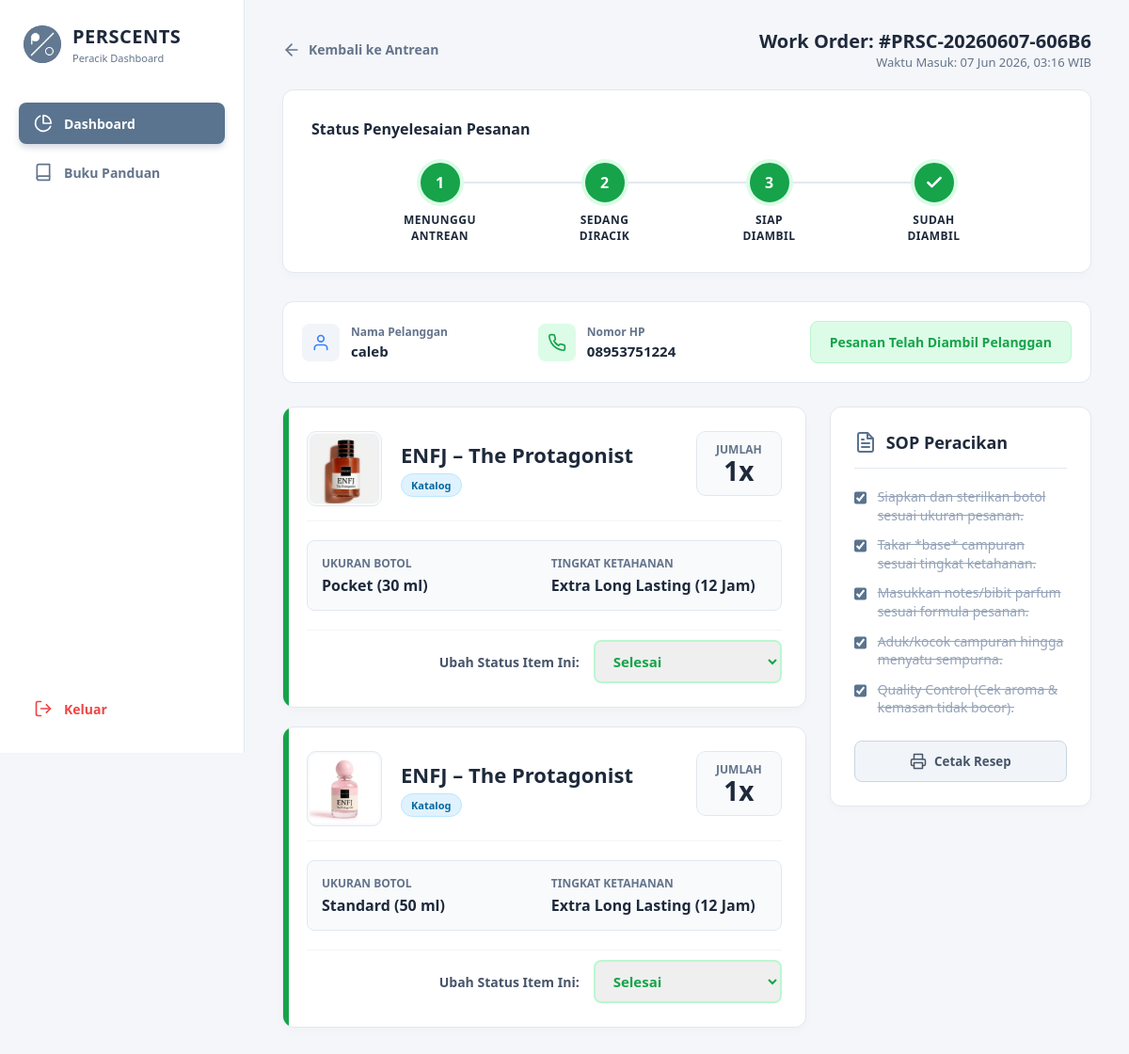
The app's page /peracik/detail_pesanan.php?id=107 with its own data.
### tables this page shows
CREATE TABLE IF NOT EXISTS `pesanan` (
  `id` int(11) NOT NULL AUTO_INCREMENT,
  `kode_pesanan` varchar(30) DEFAULT NULL,
  `user_id` int(11) DEFAULT NULL,
  `nama_pemesan` varchar(100) NOT NULL,
  `no_hp` varchar(20) DEFAULT NULL,
  `total_harga` int(11) NOT NULL DEFAULT '0',
  `diskon` int(11) DEFAULT '0',
  `status` enum('pending','lunas','siap_diambil','selesai','dibatalkan') NOT NULL DEFAULT 'pending',
  `status_pengambilan` enum('belum_diambil','diambil') NOT NULL DEFAULT 'belum_diambil',
  `metode_bayar` varchar(30) DEFAULT 'QRIS',
  `bukti_pembayaran` varchar(255) DEFAULT NULL,
  `tenggat_selesai` datetime DEFAULT NULL,
  `created_at` timestamp NULL DEFAULT CURRENT_TIMESTAMP,
  `updated_at` timestamp NULL DEFAULT CURRENT_TIMESTAMP ON UPDATE CURRENT_TIMESTAMP,
  PRIMARY KEY (`id`),
  UNIQUE KEY `kode_pesanan` (`kode_pesanan`),
  KEY `user_id` (`user_id`),
  CONSTRAINT `pesanan_ibfk_1` FOREIGN KEY (`user_id`) REFERENCES `users` (`id`) ON DELETE SET NULL
);

CREATE TABLE IF NOT EXISTS `detail_pesanan` (
  `id` int(11) NOT NULL AUTO_INCREMENT,
  `pesanan_id` int(11) NOT NULL,
  `produk_id` int(11) DEFAULT NULL,
  `nama_parfum` varchar(150) NOT NULL,
  `tipe` enum('collection','custom') NOT NULL,
  `id_ketahanan` int(11) NOT NULL,
  `id_ukuran` int(11) NOT NULL,
  `notes_dipilih` varchar(255) DEFAULT NULL,
  `jumlah` int(11) NOT NULL DEFAULT '1',
  `subtotal` int(11) NOT NULL DEFAULT '0',
  `status_racik` enum('menunggu','diracik','selesai') NOT NULL DEFAULT 'menunggu',
  PRIMARY KEY (`id`),
  KEY `pesanan_id` (`pesanan_id`),
  KEY `id_ketahanan` (`id_ketahanan`),
  KEY `id_ukuran` (`id_ukuran`),
  CONSTRAINT `detail_pesanan_ibfk_1` FOREIGN KEY (`pesanan_id`) REFERENCES `pesanan` (`id`) ON DELETE CASCADE,
  CONSTRAINT `detail_pesanan_ibfk_2` FOREIGN KEY (`id_ketahanan`) REFERENCES `mst_ketahanan` (`id`),
  CONSTRAINT `detail_pesanan_ibfk_3` FOREIGN KEY (`id_ukuran`) REFERENCES `mst_ukuran` (`id`)
);

CREATE TABLE IF NOT EXISTS `produk_collection` (
  `id` int(11) NOT NULL AUTO_INCREMENT,
  `nama` varchar(150) NOT NULL,
  `deskripsi` text,
  `harga_dasar` int(11) NOT NULL DEFAULT '150000',
  `kategori` enum('pria','wanita','anak') NOT NULL,
  `tipe` enum('mbti','karakter') NOT NULL,
  `gambar` varchar(255) DEFAULT NULL,
  `stok` int(11) NOT NULL DEFAULT '100',
  `foto` varchar(255) DEFAULT NULL,
  PRIMARY KEY (`id`)
);

CREATE TABLE IF NOT EXISTS `mst_ukuran` (
  `id` int(11) NOT NULL AUTO_INCREMENT,
  `nama` varchar(50) NOT NULL,
  `ml` int(11) NOT NULL,
  `deskripsi` varchar(50) NOT NULL DEFAULT '',
  `tambahan_harga` int(11) DEFAULT '0',
  PRIMARY KEY (`id`)
);

CREATE TABLE IF NOT EXISTS `mst_ketahanan` (
  `id` int(11) NOT NULL AUTO_INCREMENT,
  `nama` varchar(50) NOT NULL,
  `durasi` varchar(20) DEFAULT NULL,
  `deskripsi` varchar(255) DEFAULT NULL,
  `tambahan_harga` int(11) DEFAULT '0',
  PRIMARY KEY (`id`)
);

### config/koneksi.php (called while the page is built, shortened)
<?php
$base_url = "http://localhost/perscents";
?>

### peracik/detail_pesanan.php (the view, shortened to what this page needs)
<?php
require_once '../config/koneksi.php';
$id_pesanan = isset($_GET['id']) ? (int)$_GET['id'] : 0;
$queryPesanan = mysqli_query($conn, "SELECT * FROM pesanan WHERE id = $id_pesanan");
$pesanan = mysqli_fetch_assoc($queryPesanan);
$queryDetail = mysqli_query($conn, "
    SELECT
        dp.*,
        pc.foto as foto_collection,
        mk.nama as nama_ketahanan, mk.durasi,
        mu.nama as nama_ukuran, mu.ml
    FROM detail_pesanan dp
    LEFT JOIN produk_collection pc ON dp.produk_id = pc.id
    LEFT JOIN mst_ketahanan mk ON dp.id_ketahanan = mk.id
    LEFT JOIN mst_ukuran mu ON dp.id_ukuran = mu.id
    WHERE dp.pesanan_id = $id_pesanan
");
$items = [];
$semua_selesai = true;
$ada_yang_diracik = false;
$jumlah_selesai = 0;
if($queryDetail && mysqli_num_rows($queryDetail) > 0) {
    while($row = mysqli_fetch_assoc($queryDetail)) {
        $items[] = $row;
        if($row['status_racik'] !== 'selesai') {
            $semua_selesai = false;
        } else {
            $jumlah_selesai++;
        }
    }
} else {
    $semua_selesai = false;
}
$jumlah_item = count($items);
$step1_active = 'active';
$step2_active = ($ada_yang_diracik || $jumlah_selesai > 0) ? 'active' : '';
$step3_active = ($semua_selesai && $jumlah_item > 0) ? 'active' : '';
$step4_active = ($pesanan['status_pengambilan'] == 'diambil') ? 'active' : '';
?>
<!DOCTYPE html>
<html lang="id">
<head>
</head>
<body>
    <div class="app-layout">
        <aside class="sidebar">
            <div class="brand">
                <div class="brand-logo"><img src="<?= $base_url; ?>/assets/Logo_Perscents.png" alt="Logo"></div>
                <div class="brand-text">
                    <h1>PERSCENTS</h1>
                    <p>Peracik Dashboard</p>
                </div>
            </div>
            <nav class="sidebar-nav">
                <a href="index.php" class="active"><svg width="20" height="20" viewBox="0 0 24 24" fill="none" stroke="currentColor" stroke-width="2" stroke-linecap="round" stroke-linejoin="round"><path d="M21.21 15.89A10 10 0 1 1 8 2.83"></path><path d="M22 12A10 10 0 0 0 12 2v10z"></path></svg> Dashboard</a>
                <a href="panduan.php"><svg width="20" height="20" viewBox="0 0 24 24" fill="none" stroke="currentColor" stroke-width="2" stroke-linecap="round" stroke-linejoin="round"><path d="M4 19.5A2.5 2.5 0 0 1 6.5 17H20"></path><path d="M6.5 2H20v20H6.5A2.5 2.5 0 0 1 4 19.5v-15A2.5 2.5 0 0 1 6.5 2z"></path></svg> Buku Panduan</a>
                <a href="logout_peracik.php" class="logout"><svg width="20" height="20" viewBox="0 0 24 24" fill="none" stroke="currentColor" stroke-width="2" stroke-linecap="round" stroke-linejoin="round"><path d="M9 21H5a2 2 0 0 1-2-2V5a2 2 0 0 1 2-2h4"></path><polyline points="16 17 21 12 16 7"></polyline><line x1="21" y1="12" x2="9" y2="12"></line></svg> Keluar</a>
            </nav>
        </aside>
        <main class="main-content">
            <div class="header-action">
                <a href="index.php" class="btn-back">
                    <svg width="20" height="20" viewBox="0 0 24 24" fill="none" stroke="currentColor" stroke-width="2" stroke-linecap="round" stroke-linejoin="round"><line x1="19" y1="12" x2="5" y2="12"></line><polyline points="12 19 5 12 12 5"></polyline></svg>
                    Kembali ke Antrean
                </a>
                <div style="text-align: right;">
                    <h2 style="font-size: 20px; color: #1e293b;">Work Order: #<?= htmlspecialchars($pesanan['kode_pesanan']); ?></h2>
                    <p style="font-size: 13px; color: #64748b;">Waktu Masuk: <?= date('d M Y, H:i', strtotime($pesanan['created_at'])); ?> WIB</p>
                </div>
            </div>
            <div class="order-tracker">
                <h3 class="tracker-title">Status Penyelesaian Pesanan</h3>
                <div class="stepper <?= $step4_active ? 'all-done' : ''; ?>">
                    <div class="step <?= $step1_active; ?>">
                        <div class="step-circle">1</div>
                        <div class="step-label">Menunggu<br>Antrean</div>
                    </div>
                    <div class="step <?= $step2_active; ?>">
                        <div class="step-circle">2</div>
                        <div class="step-label">Sedang<br>Diracik</div>
                    </div>
                    <div class="step <?= $step3_active; ?>">
                        <div class="step-circle">3</div>
                        <div class="step-label">Siap<br>Diambil</div>
                    </div>
                    <div class="step <?= $step4_active; ?>">
                        <div class="step-circle">
                            <svg width="20" height="20" viewBox="0 0 24 24" fill="none" stroke="currentColor" stroke-width="3" stroke-linecap="round" stroke-linejoin="round"><polyline points="20 6 9 17 4 12"></polyline></svg>
                        </div>
                        <div class="step-label">Sudah<br>Diambil</div>
                    </div>
                </div>
            </div>
            <div class="customer-card">
                <div class="cust-info" style="flex: 1;">
                    <div class="cust-icon">
                        <svg width="20" height="20" viewBox="0 0 24 24" fill="none" stroke="currentColor" stroke-width="2" stroke-linecap="round" stroke-linejoin="round"><path d="M20 21v-2a4 4 0 0 0-4-4H8a4 4 0 0 0-4 4v2"></path><circle cx="12" cy="7" r="4"></circle></svg>
                    </div>
                    <div class="cust-text">
                        <p>Nama Pelanggan</p>
                        <h4><?= htmlspecialchars($pesanan['nama_pemesan']); ?></h4>
                    </div>
                </div>
                <div class="cust-info" style="flex: 1;">
                    <div class="cust-icon" style="background: #dcfce7; color: #16a34a;">
                    </div>
                    <div class="cust-text">
                        <p>Nomor HP</p>
                        <h4><?= htmlspecialchars($pesanan['no_hp'] ?? '-'); ?></h4>
                    </div>
                </div>
                <div style="flex: 1.5; display: flex; justify-content: flex-end;">
                    <?php if($pesanan['status_pengambilan'] == 'diambil'): ?>
                        <div style="background: #dcfce7; color: #16a34a; padding: 12px 20px; border-radius: 8px; font-weight: bold; font-size: 14px; border: 1px solid #bbf7d0;">
                            Pesanan Telah Diambil Pelanggan
                        </div>
                    <?php else: ?>
                        <div style="background: #f1f5f9; color: #94a3b8; padding: 12px 20px; border-radius: 8px; font-weight: bold; font-size: 13px; text-align: center; border: 1px dashed #cbd5e1;">
                            Selesaikan racikan untuk membuka tombol
                        </div>
                    <?php endif; ?>
                </div>
            </div>
            <div class="content-grid">
                <div class="recipe-list">
                    <?php
                    if($jumlah_item > 0) {
                        foreach($items as $item) {
                            $path_foto = 'assets/Logo_Perscents.png';
                            if($item['tipe'] == 'collection' && !empty($item['foto_collection'])) {
                                $path_foto = $item['foto_collection'];
                            }
                            $kelas_pita = '';
                            $badge_tipe = "<span class='badge badge-blue'>Katalog</span>";
                            if($item['status_racik'] == 'selesai') {
                                $kelas_pita = 'is-selesai';
                            }
                    ?>
                    <div class="recipe-card <?= $kelas_pita; ?>">
                        <div class="recipe-header">
                            <div class="recipe-main-info">
                                <img src="<?= $base_url; ?>/<?= htmlspecialchars($path_foto); ?>" class="recipe-thumb" alt="thumb">
                                <div class="recipe-title">
                                    <h3><?= htmlspecialchars($item['nama_parfum']); ?></h3>
                                    <?= $badge_tipe; ?>
                                </div>
                            </div>
                            <div class="recipe-qty">
                                <span>Jumlah</span>
                                <strong><?= $item['jumlah']; ?>x</strong>
                            </div>
                        </div>
                        <div class="recipe-specs">
                            <div class="spec-box">
                                <p>Ukuran Botol</p>
                                <h4><?= htmlspecialchars($item['nama_ukuran'] ?? '-'); ?> (<?= $item['ml'] ?? '0'; ?> ml)</h4>
                            </div>
                            <div class="spec-box">
                                <p>Tingkat Ketahanan</p>
                                <h4><?= htmlspecialchars($item['nama_ketahanan'] ?? '-'); ?> (<?= htmlspecialchars($item['durasi'] ?? '-'); ?>)</h4>
                            </div>
                        </div>
                        <div class="recipe-action">
                            <label>Ubah Status Item Ini:</label>
                            <form method="POST">
                                <select name="status_racik" class="select-status" data-old-value="<?= $item['status_racik']; ?>" onchange="checkSOP(this)"
                                    style="color: <?= ($item['status_racik'] == 'selesai') ? '#16a34a' : (($item['status_racik'] == 'diracik') ? '#ca8a04' : '#475569'); ?>; border-color: <?= ($item['status_racik'] == 'selesai') ? '#bbf7d0' : (($item['status_racik'] == 'diracik') ? '#fef08a' : '#cbd5e1'); ?>;">
                                    <option value="selesai" <?= ($item['status_racik'] == 'selesai') ? 'selected' : ''; ?>>Selesai</option>
                                </select>
                            </form>
                        </div>
                    </div>
                    <?php
                        }
                    } else {
                        echo "<p>Detail item tidak ditemukan.</p>";
                    }
                    ?>
                </div>
                <div>
                    <div class="sop-panel">
                        <div class="sop-header">
                            <h3>SOP Peracikan</h3>
                        </div>
                        <div class="checklist">
                            <div class="check-item">
                                <input type="checkbox" id="sop1" class="sop-checkbox" <?= $semua_selesai ? 'checked' : ''; ?>>
                                <label for="sop1">Siapkan dan sterilkan botol sesuai ukuran pesanan.</label>
                            </div>
                            <div class="check-item">
                                <input type="checkbox" id="sop2" class="sop-checkbox" <?= $semua_selesai ? 'checked' : ''; ?>>
                                <label for="sop2">Takar *base* campuran sesuai tingkat ketahanan.</label>
                            </div>
                            <div class="check-item">
                                <input type="checkbox" id="sop3" class="sop-checkbox" <?= $semua_selesai ? 'checked' : ''; ?>>
                                <label for="sop3">Masukkan notes/bibit parfum sesuai formula pesanan.</label>
                            </div>
                            <div class="check-item">
                                <input type="checkbox" id="sop4" class="sop-checkbox" <?= $semua_selesai ? 'checked' : ''; ?>>
                                <label for="sop4">Aduk/kocok campuran hingga menyatu sempurna.</label>
                            </div>
                            <div class="check-item">
                                <input type="checkbox" id="sop5" class="sop-checkbox" <?= $semua_selesai ? 'checked' : ''; ?>>
                                <label for="sop5">Quality Control (Cek aroma & kemasan tidak bocor).</label>
                            </div>
                        </div>
                        <button onclick="window.print()" class="btn-print">
                            Cetak Resep
                        </button>
                    </div>
                </div>
            </div>
        </main>
    </div>
</body>
</html>

### records on screen
pesanan: kode_pesanan "PRSC-20260607-606B6", created_at "07 Jun 2026, 03:16", nama_pemesan "caleb", no_hp "08953751224"
detail_pesanan: produk_collection.foto (picture), nama_parfum "ENFJ – The Protagonist", jumlah "1", id_ukuran.nama "Pocket", id_ukuran.ml "30", id_ketahanan.nama "Extra Long Lasting", id_ketahanan.durasi "12 Jam", status_racik "Selesai"
detail_pesanan: produk_collection.foto (picture), nama_parfum "ENFJ – The Protagonist", jumlah "1", id_ukuran.nama "Standard", id_ukuran.ml "50", id_ketahanan.nama "Extra Long Lasting", id_ketahanan.durasi "12 Jam", status_racik "Selesai"
